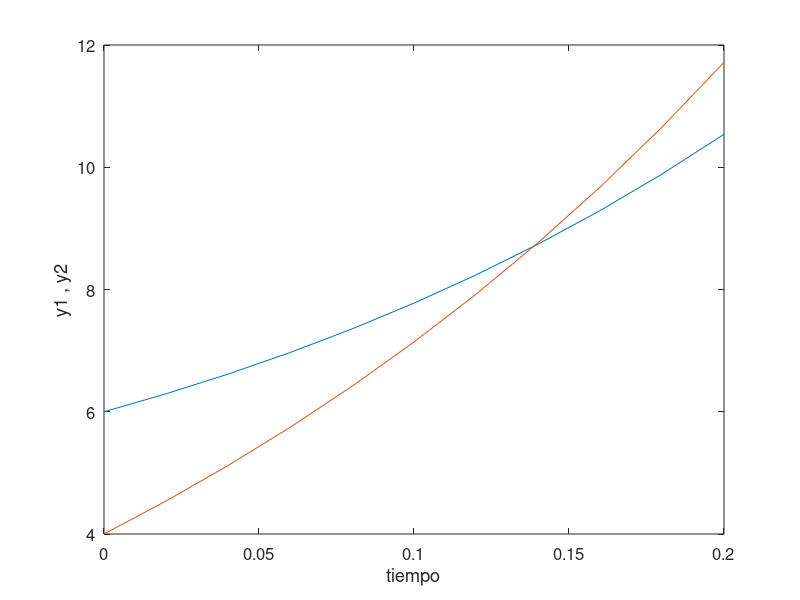

Write MATLAB code to recreate this figure.
% Runge kutta para sistemas de ecuaciones
clear all;
clc;

% definimos las funciones
f1=@(t,x,y) x+2*y;
f2=@(t,x,y) 3*x+2*y
fsolx = @(t)(4*e^(4*t)+2*e^(-t));   % solucion a la ecuacion diferencial
fsoly = @(t)(6*e^(4*t)-2*e^(-t));   % solucion a la ecuacion diferencial

% condiciones iniciales:
t(1)=0;
x(1)=6;
y(1)=4;

% ancho de paso
h=0.02;
tfinal=0.2;                              
N=ceil(tfinal/h);

fprintf('\n t        x           y     x(analitica)      y(analitica)     x(num)-x(analitica)      y(num)-y(analitica)'); 

fprintf('\n%4.3f   %4.6f    %4.6f    %4.6f       %4.6f         %4.6f                 %4.6f',t(1),x(1),y(1), fsolx(t(1)),fsoly(t(1)) ,(x(1)-fsolx(t(1))), (y(1)-fsoly(t(1)))  );%values of x and y
%Update loop
for i=1:N
  
  %acualizar tiempo           R=x  F=y
  t(i+1)=t(i)+h;
  %actualizar R y F
  K1x=f1(t(i)     ,x(i)     ,y(i));
  K1y=f2(t(i)     ,x(i)     ,y(i));
  K2x=f1(t(i)+h/2, x(i)+(h/2)*K1x, y(i)+(h/2)*K1y);
  K2y=f2(t(i)+h/2, x(i)+(h/2)*K1x, y(i)+(h/2)*K1y);
  K3x=f1(t(i)+h/2, x(i)+(h/2)*K2x, y(i)+(h/2)*K2y);
  K3y=f2(t(i)+h/2, x(i)+(h/2)*K2x, y(i)+(h/2)*K2y);
  K4x=f1(t(i)+h,   x(i)+h*K3x,     y(i)+h*K3y  );
  K4y=f2(t(i)+h,   x(i)+h*K3x,     y(i)+h*K3y  );
  x(i+1)= x(i)+(h/6)*(K1x + 2*K2x + 2*K3x + K4x);
  y(i+1)= y(i)+(h/6)*(K1y + 2*K2y + 2*K3y + K4y);
  fprintf('\n%4.3f   %4.6f    %4.6f    %4.6f       %4.6f        %4.6f                 %4.6f',t(i+1),x(i+1),y(i+1), fsolx(t(i+1)), fsoly(t(i+1)), (x(i+1)-fsolx(t(i+1))),(y(1)-fsoly(t(1))) );%values of x and y

end
figure(1);
clf(1);
plot(t,x)
hold on
plot(t,y)
xlabel('tiempo')
ylabel('y1 , y2')
set(gca, 'fontsize', 12)

